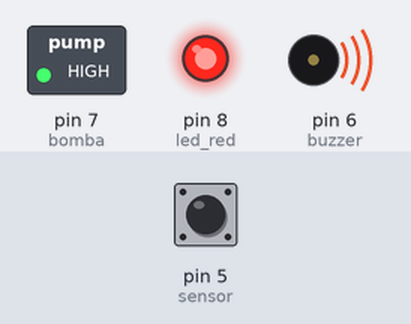
The sketch below on a simulated Arduino Uno, built with avr-gcc and run on an emulated ATmega328P. Shown: switched loads named in the sketch (green lamp = pin HIGH), output pins drawn as LEDs (lit = HIGH), buzzer (waves = sounding, pin HIGH). Dashed ring = blinking. Inputs (shaded band) come from the test bench; at power-on: pin 5 (sensor) HIGH.

Above: at 1.2 s.
1.3 s: pin 5 (sensor) driven LOW
At 2.5 s:
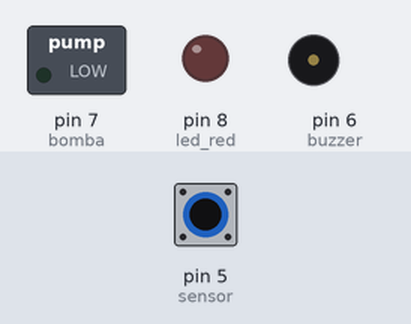
2.8 s: pin 5 (sensor) driven HIGH
At 3.6 s:
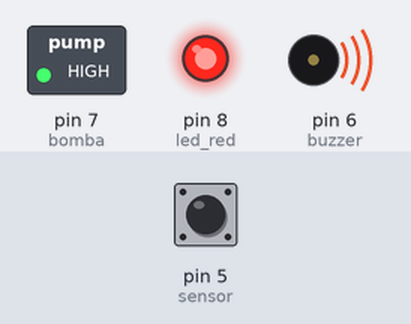
4.3 s: pin 5 (sensor) pulsed LOW 2 times (0.12 s each, 0.3 s apart)
At 4.51 s:
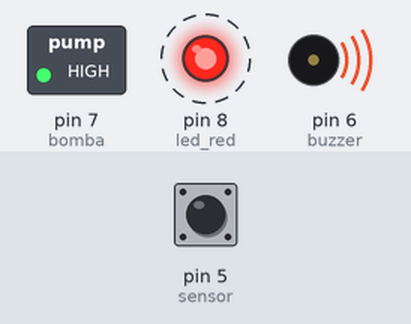
Timing chart, 0 to 7.3 s (numbered marks = the images above; inputs shaded):
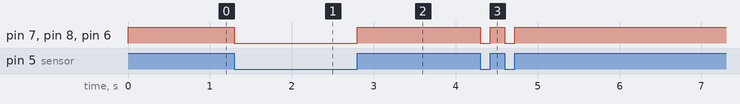

The sketch:

anti-enchente.ino
```cpp
/*
   Curso de Arduino e AVR 105

   WR Kits Channel


   Alarme de Nível de Água


   Autor: Eng. Wagner Rambo  Data: Fevereiro de 2017

   www.wrkits.com.br | facebook.com/wrkits | youtube.com/user/canalwrkits

*/


// =============================================================================================================
// --- Mapeamento de Hardware ---
#define     sensor     5               //Sensor de nível de água
#define     buzzer     6               //Buzzer contínuo 5V
#define     bomba      7               //Bomba d´agua
#define     led_red    8               // led red


// =============================================================================================================
// --- Protótipo das funções auxiliares ---
void read_sensor();                    //função para leitura do sensor e acionamento da bomba


// =============================================================================================================
// --- Declaração de variáveis globais ---
short         counterT2 = 0x00;        //contador auxiliar para o Timer2


// =============================================================================================================
// --- Interrupção ---
ISR(TIMER2_OVF_vect)
{
    TCNT2 = 0x64;                      // Reinicializa o registrador do Timer2
    counterT2++;                       //incrementa contador auxiliar do Timer2

    if(counterT2 == 0x64)              //chegou em 100d?
    {                                  //sim...
      counterT2 = 0x00;                //reinicia

      //inverte estado do buzzer (soa alarme)
      digitalWrite(buzzer, !digitalRead(buzzer));

    } //end if counterT2


} //end ISR


// =============================================================================================================
// --- Configurações iniciais ---
void setup()
{

  // -- Direção dos I/Os --
  pinMode(buzzer, OUTPUT);             //saída para o buzzer
  pinMode(bomba,  OUTPUT);             //saída para a bomba dagua
  pinMode(sensor, INPUT_PULLUP);       //entrada para o sensor com pull-up interno
  pinMode(led_red, OUTPUT);            //liga led


  // -- Inicialização das saídas --
  digitalWrite(buzzer, LOW);           //desliga buzzer
  digitalWrite(bomba,  LOW);           //desliga bomba
  digitalWrite(led_red,  LOW);         //desliga led


  // -- Registradores de configuração do Timer2 --
  TCCR2A = 0x00;                       //Timer operando em modo normal
  TCCR2B = 0x07;                       //Prescaler 1:1024
  TCNT2  = 0x64;                       //10 ms overflow again
  TIMSK2 = 0x00;                       //Interrupção desabilitada inicialmente


} //end setup


// =============================================================================================================
// --- Loop Infinito ---
void loop()
{

    read_sensor();


} //end loop


// =============================================================================================================
// --- Funções Auxiliares ---
void read_sensor()                     //função para leitura do sensor e acionamento da bomba
{
   if(digitalRead(sensor))             //atingiu o nível de água limite?
   {                                   //sim...
      digitalWrite(bomba, HIGH);        //liga bomba
      digitalWrite(led_red, HIGH);      //liga led
      digitalWrite(buzzer, HIGH);        //liga buzzer
      TIMSK2 = 0x01;                   //habilita interrupção do timer2

   } //end if sensor

   else                                //senão...
   {
      digitalWrite(buzzer, LOW);       //desliga buzzer
      digitalWrite(bomba, LOW);       //desliga bomba
      digitalWrite(led_red, LOW);     //desliga led_red
      TIMSK2 = 0x00;                   //desabilita interrupção do timer2

   } //end else

} //end read_sensor
```

Measured:
- after the input at 1.3 s, pin 7 (bomba), pin 8 (led_red), pin 6 (buzzer): HIGH → LOW at once
- after the input at 2.8 s, pin 7 (bomba), pin 8 (led_red), pin 6 (buzzer): LOW → HIGH at once
- after the input at 4.3 s, pin 7 (bomba), pin 8 (led_red), pin 6 (buzzer): alternates HIGH for 0.18 s and LOW for 0.12 s, 4 changes in all, then stays HIGH, starting at once
